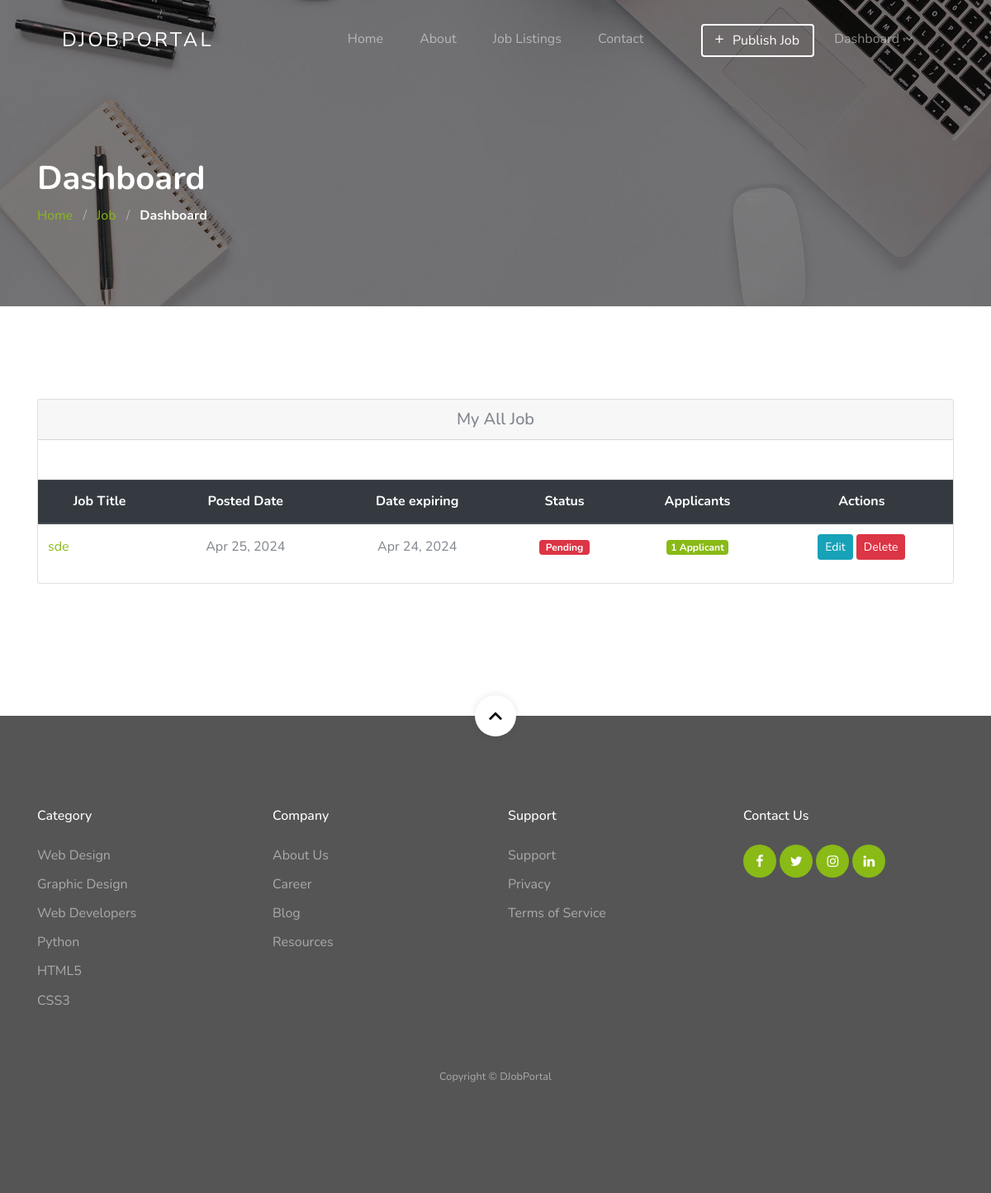
The page /dashboard/ (signed in) on the database its author committed.
### jobapp/models.py (models this page shows, shortened)
class Job(models.Model):
    user = models.ForeignKey(User, related_name='User', on_delete=models.CASCADE)
    title = models.CharField(max_length=300)
    description = RichTextField()
    tags = TaggableManager()
    location = models.CharField(max_length=300)
    job_type = models.CharField(choices=JOB_TYPE, max_length=1)
    category = models.ForeignKey(Category,related_name='Category', on_delete=models.CASCADE)
    salary = models.CharField(max_length=30, blank=True)
    company_name = models.CharField(max_length=300)
    company_description = RichTextField(blank=True, null=True)
    url = models.URLField(max_length=200)
    last_date = models.DateField()
    is_published = models.BooleanField(default=False)
    is_closed = models.BooleanField(default=False)
    timestamp = models.DateTimeField(auto_now=True)

### jobapp/views.py (the view)
# urls.py: path('dashboard/', views.dashboard_view, name='dashboard'),
@login_required(login_url=reverse_lazy('account:login'))
def dashboard_view(request):
    jobs = []
    savedjobs = []
    appliedjobs = []
    total_applicants = {}
    if request.user.role == 'employer':
        jobs = Job.objects.filter(user=request.user.id)
        for job in jobs:
            count = Applicant.objects.filter(job=job.id).count()
            total_applicants[job.id] = count
    if request.user.role == 'employee':
        savedjobs = BookmarkJob.objects.filter(user=request.user.id)
        appliedjobs = Applicant.objects.filter(user=request.user.id)
    context = {
        'jobs': jobs,
        'savedjobs': savedjobs,
        'appliedjobs':appliedjobs,
        'total_applicants': total_applicants
    }
    return render(request, 'jobapp/dashboard.html', context)

### jobapp/templatetags/get_total_applicant.py (called while the page is built)
@register.simple_tag(name='get_total_applicant')
def get_total_applicant(total_applicants , job):
    return total_applicants[job.id]

### template/jobapp/dashboard.html (shortened to what this page needs)
{% extends 'base.html' %}
{% load static %}
{% load get_total_applicant %}
{% block content %}
<section class="section-hero overlay inner-page bg-image"
    style="background-image: url('{% static 'images/hero_1.jpg' %}');" id="home-section">
    <div class="container">
        <div class="row">
            <div class="col-md-7">
                <h1 class="text-white font-weight-bold">Dashboard</h1>
                <div class="custom-breadcrumbs">
                    <a href="{% url 'jobapp:home' %}">Home</a> <span class="mx-2 slash">/</span>
                    <a href="{% url 'jobapp:job-list' %}">Job</a> <span class="mx-2 slash">/</span>
                    <span class="text-white"><strong>Dashboard</strong></span>
                </div>
            </div>
        </div>
    </div>
</section>
<section class="site-section">
    <div class="container">
        <div class="row">
            <div class="col-lg-12 mb-5">
                <div class="card">
                    {% if user.role == "employer" %}
                    <h5 class="card-header text-center">My All Job</h5>
                    {% if jobs %}
                    <table class="table text-center mt-5">
                        <thead class="thead-dark">
                            <tr>
                                <th>Job Title</th>
                                <th>Posted Date</th>
                                <th>Date expiring</th>
                                <th>Status</th>
                                <th>Applicants</th>
                                <th>Actions</th>
                            </tr>
                        </thead>
                        <tbody>
                            {% for job in jobs %}
                            <tr id="row_{{ job.id }}">
                                <td class="text-left"><a href="{% url 'jobapp:single-job' job.id %}">{{ job.title }}</a></td>
                                <td>{{ job.timestamp | date:'M d, Y'  }}</td>
                                <td>{{ job.last_date | date:'M d, Y' }}</td>
                                <td>
                                    {% if job.is_published == True %}
                                        <span class="badge badge-info">Published</span>
                                    {% else %}
                                        <span class="badge badge-danger px-2">Pending</span>
                                    {% endif %}
                                </td>
                                <td>
                                    {% get_total_applicant total_applicants job as is_applicant %}
                                    {% if is_applicant %}
                                    <a href="{% url 'jobapp:applicants' job.id %}">
                                        <span class="badge badge-success text-white">
                                            {% if is_applicant > 1 %}
                                            {% get_total_applicant total_applicants job %} Applicants
                                            {% else %}
                                            {% get_total_applicant total_applicants job %} Applicant
                                            {% endif %}
                                        </span>
                                    </a>
                                    {% endif %}
                                </td>
                                <td>
                                    <a class="btn btn-info btn-sm" href="{% url 'jobapp:edit-job' job.id %}"
                                        role="button">Edit</a>
                                    <button onclick="call_sw_alert_func('{% url 'jobapp:delete' job.id %}','{{ job.id }}','Once Deleted, You Will Not be Able To Recover This Post!')" class="btn btn-danger btn-sm">Delete</button>
                                    </td>
                            </tr>
                            {% endfor %}
                        </tbody>
                    </table>
                    {% else %}
                    <p class="m-5">You have not any job yet !! <a href="{% url 'jobapp:create-job' %}">Create a new one.</a></p>
                    {% endif %}
                    {% endif %}
                </div>
            </div>
        </div>
    </div>
    </div>
{% endblock %}

### template/base.html (shortened to what this page needs)
<!DOCTYPE html>
<html>
      {% include 'head.html' %}
      <body id="top">
            {% include 'header.html' %}
            {% block content %}{% endblock %}
            {% include 'footer.html' %}
      </body>
</html>

### template/head.html (shortened to what this page needs)
{% load static %}
<head>
    <link rel="stylesheet" href="{% static 'css/custom-bs.css' %}">
    <link rel="stylesheet" href="{% static 'css/jquery.fancybox.min.css' %}">
    <link rel="stylesheet" href="{% static 'css/bootstrap-select.min.css' %}">
    <link rel="stylesheet" href="{% static 'fonts/icomoon/style.css' %}">
    <link rel="stylesheet" href="{% static 'fonts/line-icons/style.css' %}">
    <link rel="stylesheet" href="{% static 'css/owl.carousel.min.css' %}">
    <link rel="stylesheet" href="{% static 'css/animate.min.css' %}">
    <link rel="stylesheet" href="{% static 'css/bootstrap-datepicker.css' %}">
    <link rel="stylesheet" href="{% static 'css/style.css' %}">
</head>

### template/header.html (shortened to what this page needs)
<div class="site-wrap">
  <header class="site-navbar mt-3">
    <div class="container-fluid">
      <div class="row align-items-center">
        <div class="site-logo col-6"><a href="{% url 'jobapp:home' %}">DJobPortal</a></div>
        <nav class="mx-auto site-navigation">
          <ul class="site-menu js-clone-nav d-none d-xl-block ml-0 pl-0">
            <li><a href="{% url 'jobapp:home' %}" class="nav-link">Home</a></li>
            <li><a href="#">About</a></li>
            <li><a href="{% url 'jobapp:job-list' %}">Job Listings</a></li>
            <li><a href="#">Contact</a></li>
          </ul>
        </nav>
        <div class="right-cta-menu text-right d-flex aligin-items-center col-6">
          <div class="ml-auto">
            <div class="site-navigation fix">
              <ul class="site-menu js-clone-nav d-none d-xl-block ml-0 pl-0">
                {% if user.is_authenticated and user.role == 'employer'  %}
                <a href="{% url 'jobapp:create-job' %}"
                  class="js-clone-nav pr-3 btn btn-outline-white border-width-2 d-none d-lg-inline-block"><span
                    class="mr-2 icon-add"></span>Publish Job</a>
                    <li class="pr-3 has-children">
                      <a>Dashboard</a>
                    </li>
                {% endif %}
              </ul>
            </div>
      </div>
    </div>
  </header>

### template/footer.html (shortened to what this page needs)
    <footer class="site-footer">
      <a href="#top" class="smoothscroll scroll-top">
        <span class="icon-keyboard_arrow_up"></span>
      </a>
      <div class="container">
        <div class="row mb-5">
          <div class="col-6 col-md-3 mb-4 mb-md-0">
            <h3>Category</h3>
            <ul class="list-unstyled">
              <li><a href="#">Web Design</a></li>
              <li><a href="#">Graphic Design</a></li>
              <li><a href="#">Web Developers</a></li>
              <li><a href="#">Python</a></li>
              <li><a href="#">HTML5</a></li>
              <li><a href="#">CSS3</a></li>
            </ul>
          </div>
          <div class="col-6 col-md-3 mb-4 mb-md-0">
            <h3>Company</h3>
            <ul class="list-unstyled">
              <li><a href="#">About Us</a></li>
              <li><a href="#">Career</a></li>
              <li><a href="#">Blog</a></li>
              <li><a href="#">Resources</a></li>
            </ul>
          </div>
          <div class="col-6 col-md-3 mb-4 mb-md-0">
            <h3>Support</h3>
            <ul class="list-unstyled">
              <li><a href="#">Support</a></li>
              <li><a href="#">Privacy</a></li>
              <li><a href="#">Terms of Service</a></li>
            </ul>
          </div>
          <div class="col-6 col-md-3 mb-4 mb-md-0">
            <h3>Contact Us</h3>
            <div class="footer-social">
              <a href="#"><span class="icon-facebook"></span></a>
              <a href="#"><span class="icon-twitter"></span></a>
              <a href="#"><span class="icon-instagram"></span></a>
              <a href="#"><span class="icon-linkedin"></span></a>
            </div>
          </div>
        </div>
        <div class="row text-center">
          <div class="col-12">
            <p class="copyright"><small>
            Copyright &copy; <a>DJobPortal</a>
            </small></p>
          </div>
        </div>
      </div>
    </footer>

### template/scripts.html (shortened to what this page needs)
{% load static %}

### rows shown on the page
Job: title "sde", timestamp "Apr 25, 2024", last_date "Apr 24, 2024", is_published "Pending", id "1"
